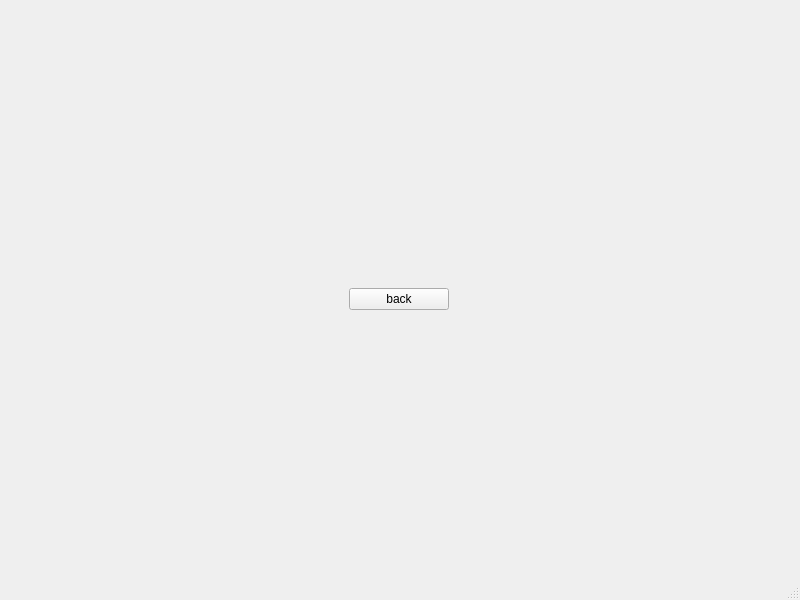
<?xml version="1.0" encoding="UTF-8"?>
<ui version="4.0">
 <class>trackerTodayWindow</class>
 <widget class="QMainWindow" name="trackerTodayWindow">
  <property name="geometry">
   <rect>
    <x>0</x>
    <y>0</y>
    <width>800</width>
    <height>600</height>
   </rect>
  </property>
  <property name="windowTitle">
   <string>ComicTracker</string>
  </property>
  <widget class="QWidget" name="centralwidget">
   <widget class="QWidget" name="gridLayoutWidget">
    <property name="geometry">
     <rect>
      <x>-1</x>
      <y>-1</y>
      <width>801</width>
      <height>601</height>
     </rect>
    </property>
    <layout class="QGridLayout" name="gridLayout">
     <item row="0" column="0">
      <widget class="QPushButton" name="backToMainWindowButton">
       <property name="enabled">
        <bool>true</bool>
       </property>
       <property name="sizePolicy">
        <sizepolicy hsizetype="Minimum" vsizetype="Maximum">
         <horstretch>0</horstretch>
         <verstretch>0</verstretch>
        </sizepolicy>
       </property>
       <property name="maximumSize">
        <size>
         <width>100</width>
         <height>16777215</height>
        </size>
       </property>
       <property name="layoutDirection">
        <enum>Qt::LeftToRight</enum>
       </property>
       <property name="text">
        <string>back</string>
       </property>
      </widget>
     </item>
    </layout>
   </widget>
  </widget>
  <widget class="QStatusBar" name="statusbar"/>
 </widget>
 <resources/>
 <connections/>
</ui>
